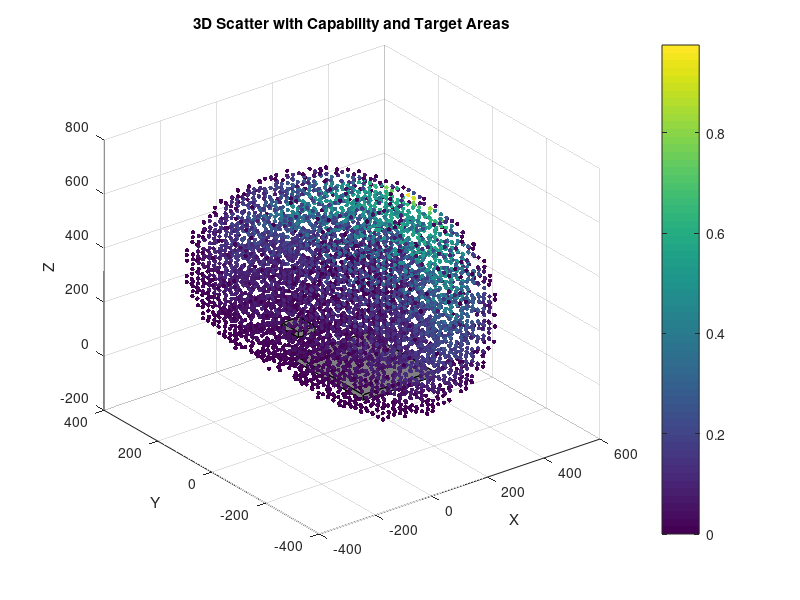
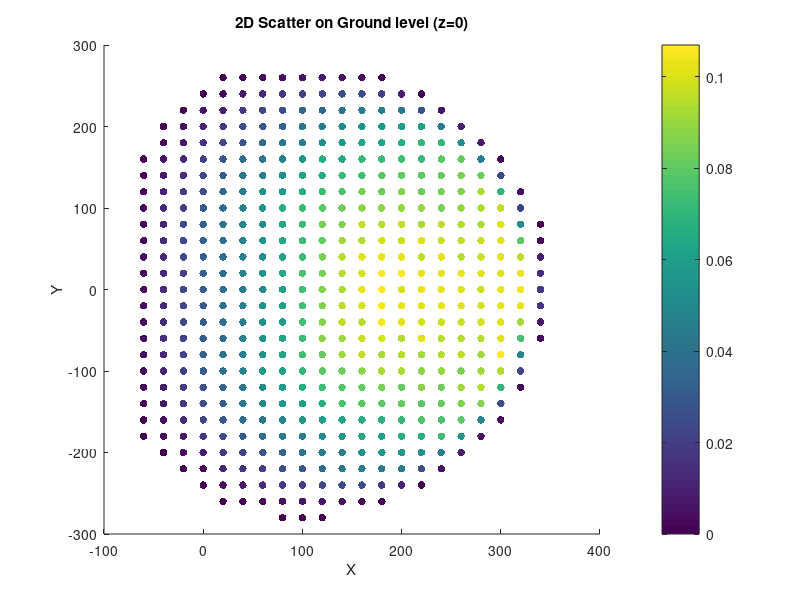

Here is the MATLAB script that generated these plots, in order: (Note: this script raises an error after producing the figures.)
clc 
clear all
load capability_1_76_2_136

% Define grid parameters
gridResolution = 20; % size of each voxel, 20x20x20 mm
gridExtent = [1200, 1200, 1200]; % extent of the grid in x, y, and z directions
gridmin = [-600, -600, -200]; % minimum value of the grid in x, y, z directions

normalized_cap = capability_value / max(max(max(capability_value)));
counter = 1;

for i = 1:gridExtent(1)/gridResolution
    for j = 1:gridExtent(2)/gridResolution
        for k = 1:gridExtent(3)/gridResolution
            
            if normalized_cap(i,j,k) ~= 0
            xx(counter) = i*gridResolution + gridmin(1);
            yy(counter) = j*gridResolution + gridmin(2);
            zz(counter) = k*gridResolution + gridmin(3);
            cap(counter) = normalized_cap(i,j,k);
            if i == 25 && j == 30 && k == 21
            cap_basket = cap(counter);
            end
            counter = counter + 1
            end
        end
    end
end

% Create 3D scatter plot
figure(1)
scatter3(xx(1:5:end), yy(1:5:end), zz(1:5:end), 10, cap(1:5:end), 'filled');
colorbar; % Add a color bar to show the mapping of quality values to colors
xlabel('X');
ylabel('Y');
zlabel('Z');
title('3D Scatter with Capability and Target Areas');
hold on

% Create target surfaces of ground and basket
X = [20 20 270 270 20 20 270 270];
Y = [125 -125 -125 125 125 -125 -125 125];
Z = [-10 -10 -10 -10 10 10 10 10];
patch('Vertices', [X' Y' Z'], 'Faces', [1 2 3 4; 1 5 6 2; 2 6 7 3; 3 7 8 4; 4 8 5 1; 5 6 7 8], 'FaceColor', [0.5 0.5 0.5]);
hold on

X = [-60 -60 -120 -120     -60 -60 -120 -120];
Y = [30 -30 -30 30          30 -30  -30   30];
Z = [217 217 217 217         237 237 237 237];
patch('Vertices', [X' Y' Z'], 'Faces', [1 2 3 4; 1 5 6 2; 2 6 7 3; 3 7 8 4; 4 8 5 1; 5 6 7 8], 'FaceColor', [0.5 0.5 0.5]);

% view X-Y with z = 0 (ground)
counter = 1;
clear xxx
clear yyy
clear cap0
for i = 1:length(cap)
    if zz(i) == 0
        xxx(counter) = xx(i);
        yyy(counter) = yy(i);
        cap0(counter) = cap(i);
        counter = counter + 1;
    end
end

figure(2)
scatter(xxx,yyy, 30, cap0, 'filled');
colorbar;
xlabel('X');
ylabel('Y');
title('2D Scatter on Ground level (z=0)');
hold on
X = [20 20 270 270 20 20 270 270];
Y = [125 -125 -125 125 125 -125 -125 125];
p = patch(X,Y, [0.5 0.5 0.5]);
p.FaceAlpha = 0.4;

% view X-Y with z = 227 (basket)
counter = 1;
clear xxx
clear yyy
clear cap0
for i = 1:length(cap)
    if zz(i) == 220
        xxx(counter) = xx(i);
        yyy(counter) = yy(i);
        cap0(counter) = cap(i);
        counter = counter + 1;
    end
end

figure(3)
scatter(xxx,yyy, 30, cap0, 'filled');
colorbar;
xlabel('X');
ylabel('Y');
title('2D Scatter on Basket level (z=227 mm)');
hold on
X = [-60 -60 -120 -120     -60 -60 -120 -120];
Y = [30 -30 -30 30          30 -30  -30   30];
p = patch(X,Y, [0.5 0.5 0.5]);
p.FaceAlpha = 0.4;

% view Y-Z with y = 0 (lateral)
counter = 1;
clear zzz
clear xxx
clear cap0
for i = 1:length(cap)
    %if yy(i) >= -20 && yy(i) <= 20
    if yy(i) == 0
        zzz(counter) = zz(i);
        xxx(counter) = xx(i);
        cap0(counter) = cap(i);
        counter = counter + 1;
    end
end

figure(4)

scatter(xxx,zzz, 30, cap0, 'filled');
colormap();
colorbar;
xlabel('X');
ylabel('Z');
title('2D Scatter on y = 0');
hold on
X = [ 20 270 270 20];
Z = [10 10 -10 -10];
p = patch(X,Z, [0.5 0.5 0.5]);
p.FaceAlpha = 0.4;
hold on
X = [-60 -60 -120 -120];
Z = [230 220 220 230];
p = patch(X,Z, [0.5 0.5 0.5]);
p.FaceAlpha = 0.4;

